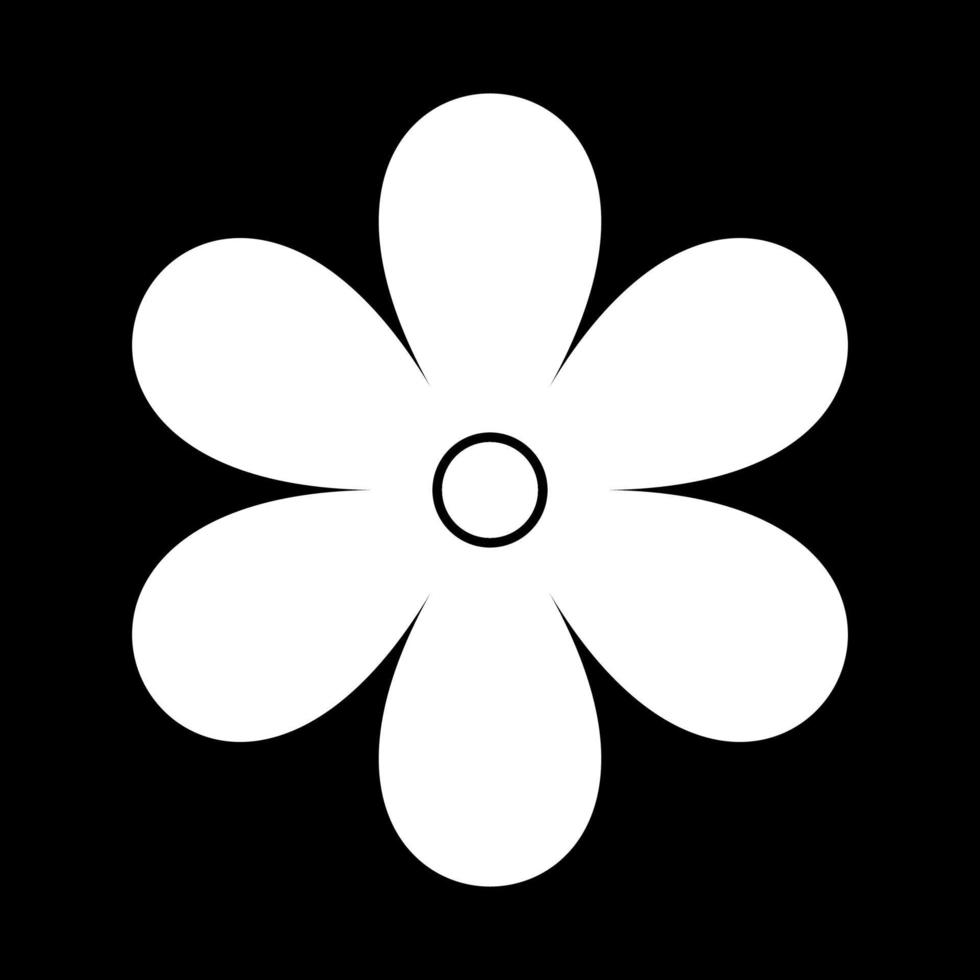
#> input picture p9/florr.jpg, 980 x 980 px, found by its file name
$ python practica9.py
#> lines starting #> are read from the running program, lines starting #| are printed output that depends on the picture
from wordcloud import WordCloud, STOPWORDS
import matplotlib.pyplot as plt
import pandas as pd
from PIL import Image
import numpy as np


stopwords = set(STOPWORDS)


#cargar imagen y modificrla
img = Image.open("p9/florr.jpg")
#> img is the input picture: PIL image 980x980 L; min 0, max 255, mean 94.2
img = img.resize((800, 800))
#> img: PIL image 800x800 L
img = img.convert("L")
mask = np.array(img)
mask = 255 - mask
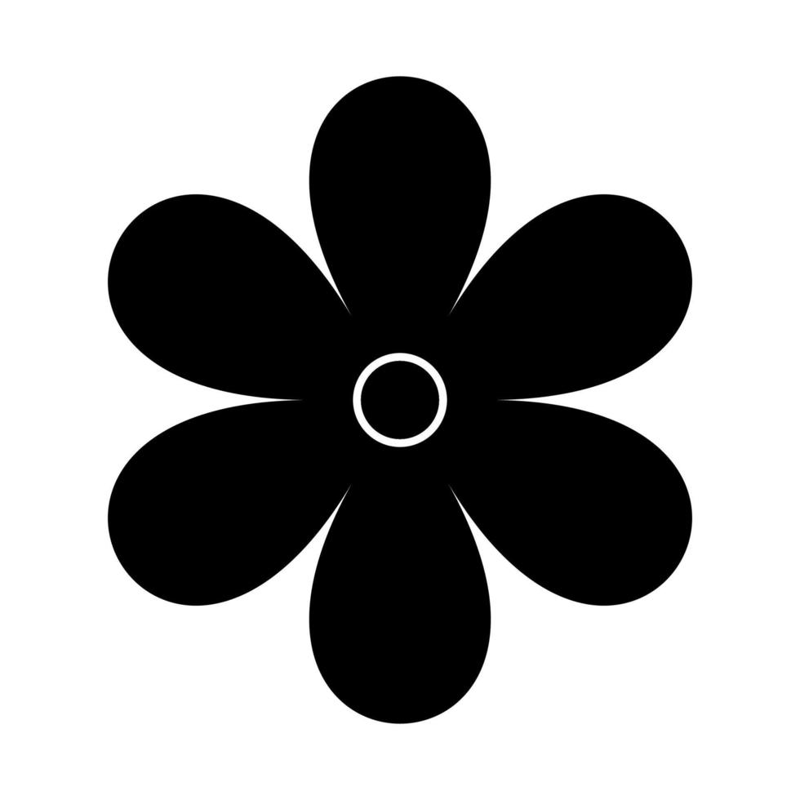
#> mask: shape (800, 800); min 0, max 255, mean 160.8

#Datos
#> (the run stopped early here; a loop or call above may not have finished)

$ run again, with p9/imagen_florwordcloud.png saved as p9/florr.jpg
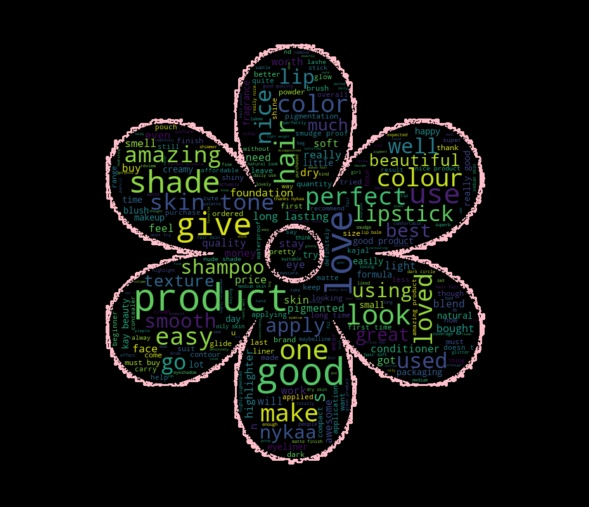
#> input picture p9/imagen_florwordcloud.png, 589 x 507 px, found by its file name
#> img is the input picture: PIL image 589x507 RGB; mean R, G, B 13.4, 14.9, 12.6
#> `img = img.convert("L")`:
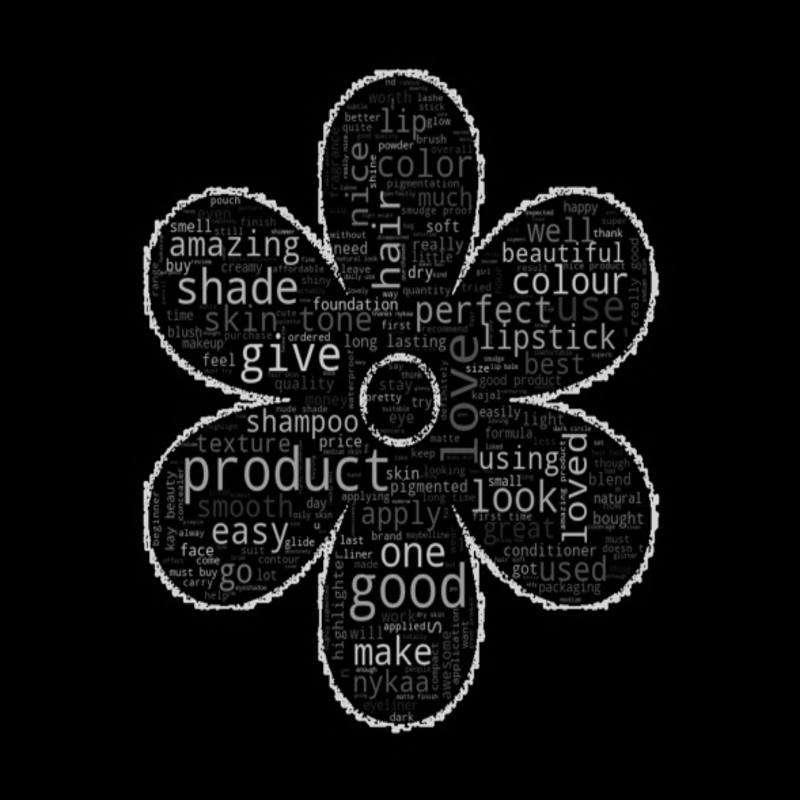
#> img: PIL image 800x800 L; min 0, max 229, mean 14.2
#> `mask = 255 - mask`:
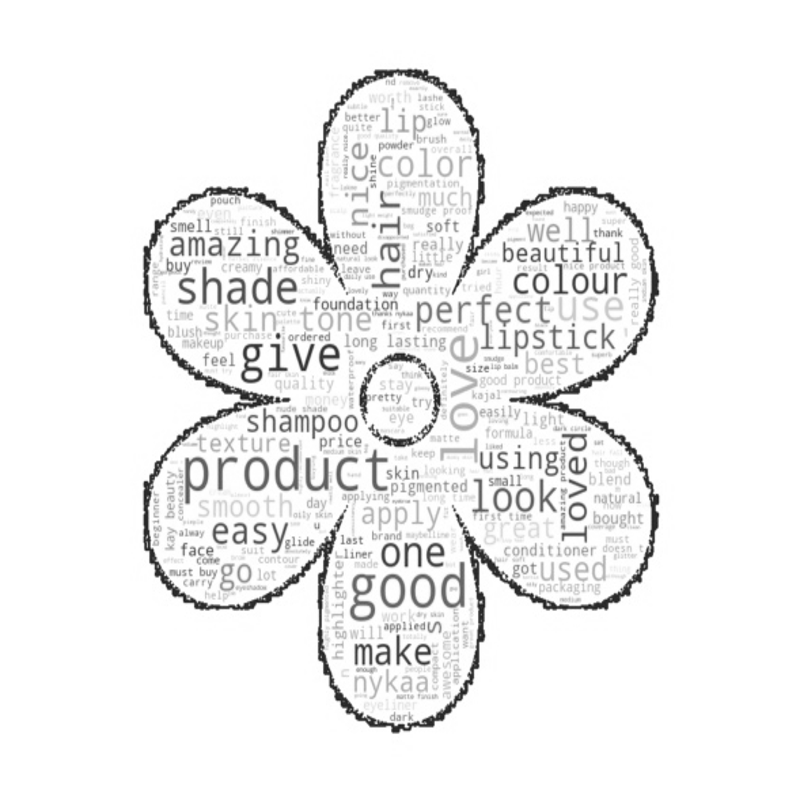
#> mask: shape (800, 800); min 26, max 255, mean 240.8
